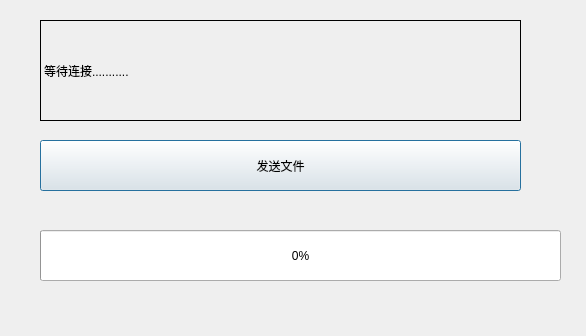
<?xml version="1.0" encoding="UTF-8"?>
<ui version="4.0">
 <class>Server</class>
 <widget class="QDialog" name="Server">
  <property name="geometry">
   <rect>
    <x>0</x>
    <y>0</y>
    <width>586</width>
    <height>336</height>
   </rect>
  </property>
  <property name="windowTitle">
   <string>Server</string>
  </property>
  <widget class="QLabel" name="label">
   <property name="geometry">
    <rect>
     <x>40</x>
     <y>20</y>
     <width>481</width>
     <height>101</height>
    </rect>
   </property>
   <property name="frameShape">
    <enum>QFrame::Box</enum>
   </property>
   <property name="text">
    <string>等待连接...........</string>
   </property>
  </widget>
  <widget class="QPushButton" name="sendFileBtn">
   <property name="geometry">
    <rect>
     <x>40</x>
     <y>140</y>
     <width>481</width>
     <height>51</height>
    </rect>
   </property>
   <property name="text">
    <string>发送文件</string>
   </property>
  </widget>
  <widget class="QProgressBar" name="rateProgressBar">
   <property name="geometry">
    <rect>
     <x>40</x>
     <y>230</y>
     <width>521</width>
     <height>51</height>
    </rect>
   </property>
   <property name="maximum">
    <number>100</number>
   </property>
   <property name="value">
    <number>0</number>
   </property>
  </widget>
 </widget>
 <layoutdefault spacing="6" margin="11"/>
 <resources/>
 <connections/>
</ui>
